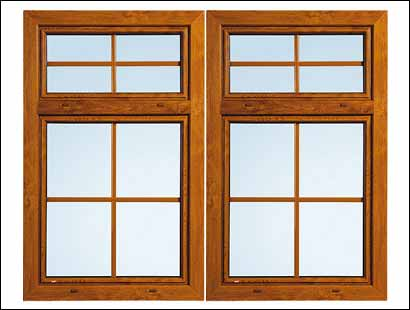
#> input picture bild_input.jpg, 410 x 310 px, found by its file name
$ jupyter execute 'SVD image reconstruction.ipynb'
#> lines starting #> are read from the running program, lines starting #| are printed output that depends on the picture
[cell 1]
import numpy as np
from PIL import Image
import matplotlib.pyplot as plt

impath = 'D:/bild_input.jpg'

k = 7 # number of kept principal components
noise = 40 # amplitude of the noise

A = Image.open(impath).convert('L') # load image and convert to grayscale
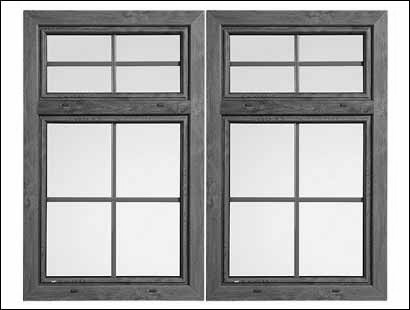
#> A: PIL image 410x310 L; min 0, max 255, mean 173.5
A = np.double(np.asarray(A))
#> A: shape (310, 410) float64

fig = plt.figure(figsize=(10, 10))
plt.imshow(A, cmap='gray')
plt.title('Original image')
plt.axis('off')
plt.show()

[cell 2]
noisypic = A + np.random.normal(0, noise, A.shape)
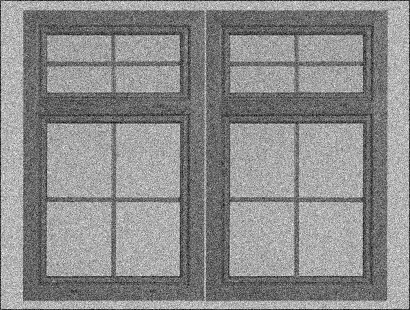
#> noisypic: shape (310, 410) float64; min -118, max 409.1, mean 173.6; drawn with min black and max white
fig = plt.figure(figsize=(10, 10))
plt.imshow(noisypic, cmap='gray')
plt.title('Noisy image')
plt.axis('off')
plt.show()

[cell 3]
[U,s,V] = np.linalg.svd(noisypic, full_matrices=False)
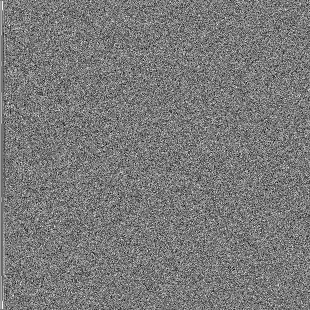
#> U: shape (310, 310) float64; min -0.216, max 0.236, mean 0.000188; drawn with min black and max white
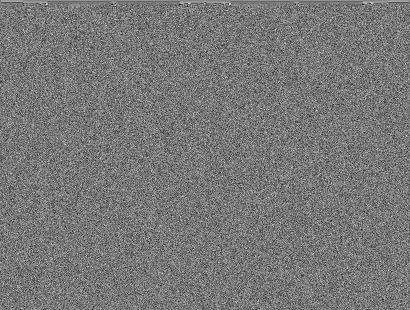
#> V: shape (310, 410) float64; min -0.251, max 0.282, mean 0.0002; drawn with min black and max white
#> s = 310 values, max 66504.5 at index 0, min 113.6 at index 309, mean 990.2
truncs = s
#> truncs has the same summary as s
s[k:] = 0
reconsA = U.dot(np.diag(truncs)).dot(V)
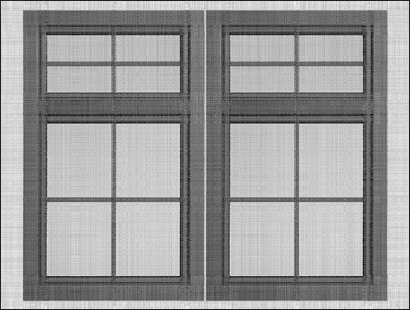
#> reconsA: shape (310, 410) float64; min -45.27, max 312.5, mean 173.6; drawn with min black and max white

fig = plt.figure(figsize=(10, 10))
plt.imshow(reconsA, cmap='gray')
plt.title('Reconstructed image')
plt.axis('off')
plt.show()
